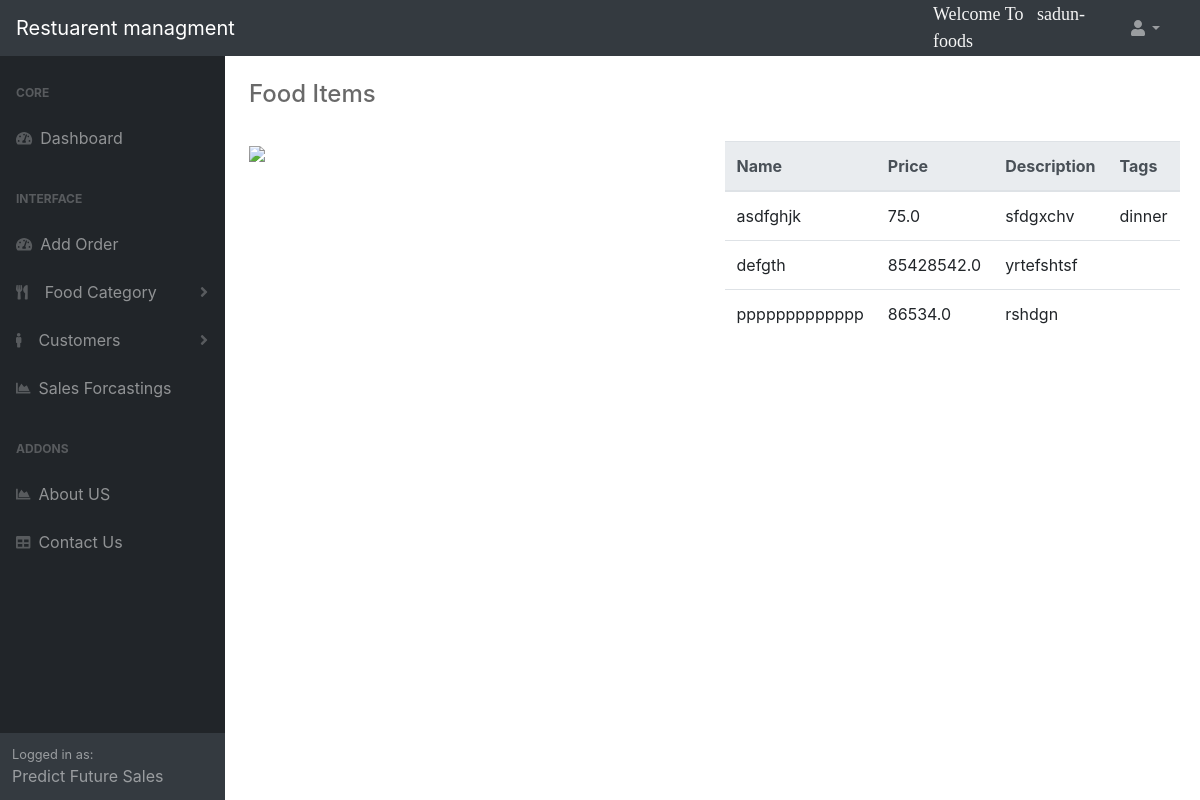
The app's page /meals/ (signed in), older data.
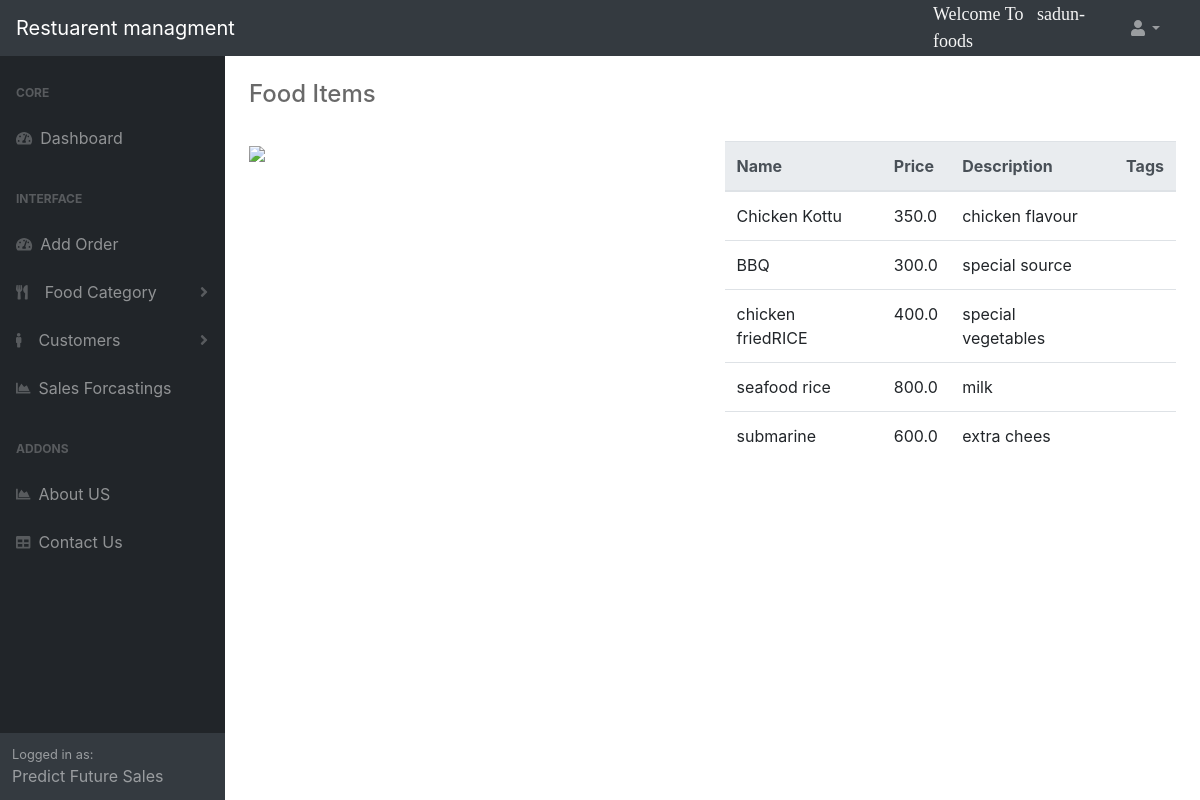
The same page, newer data.
### accounts/models.py (models this page shows, shortened)
class Meal(models.Model):
		meal_name=models.CharField(max_length=200, null=True)
		price = models.FloatField(null=True)
		description = models.CharField(max_length=200, null=True)
		tags = models.ManyToManyField(Tag)
		user = models.ForeignKey(User,on_delete=models.CASCADE)

class Tag(models.Model):
		name = models.CharField(max_length=200, null=True)
		def __str__(self):
			return self.name

### accounts/views.py (the view)
# urls.py: path('meals/',views.meals, name="goto_foods_page"),
@login_required(login_url='log')
def meals(request):
	meals = Meal.objects.filter(user=request.user)
	return render(request, 'meals.html', {'meals':meals})

### accounts/templates/meals.html
{%  extends 'main.html' %}
      {% block content %}
           {%  include 'navbar.html' %}
            {%  include 'side_menu_bar.html' %}
                <div id="layoutSidenav_content">
                    <main>
                        <div class="container-fluid">
                            <h4 class="mt-4" style="color:dimgray">Food Items</h1>
                        <br>
            <div class=" row">
                <div class="col-md-6">
                    <img src="https://static.toiimg.com/photo/76179976.cms" style="width: 100%;">
                </div>
            <div class="col-md-6">
                <table class="table">
                    <thead class="thead-light ">
                    <tr>
                        <th scope="col">Name</th>
                        <th scope="col">Price</th>
                        <th scope="col">Description</th>
                        <th scope="col">Tags</th>
                    </tr>
                    </thead>
                    <tbody>
                        {% for i in meals %}
                            <tr>
                                <td>{{i.meal_name}}</td>
                                <td>{{i.price}}</td>
                                <td>{{i.description}}</td>
                                <td>
                                    {% for t in i.tags.all %}
                                        {{t}}
                                    {% endfor %}
                                </td>
                            </tr>
                        {% endfor %}
                    </tbody>
                </table>
            </div>
          </div>
        {% endblock  %}

Row changes from the older to the newer data that the page shows:
removed Meal: meal_name "asdfghjk", price "75.0", description "sfdgxchv"
no longer on this page (row unchanged): Tag: name "dinner"
removed Meal: meal_name "defgth", price "85428542.0", description "yrtefshtsf"
removed Meal: meal_name "ppppppppppppp", price "86534.0", description "rshdgn"
added Meal: meal_name "Chicken Kottu", price "350.0", description "chicken flavour"
added Meal: meal_name "BBQ", price "300.0", description "special source"
added Meal: meal_name "chicken friedRICE", price "400.0", description "special vegetables"
added Meal: meal_name "seafood rice", price "800.0", description "milk"
added Meal: meal_name "submarine", price "600.0", description "extra chees"
